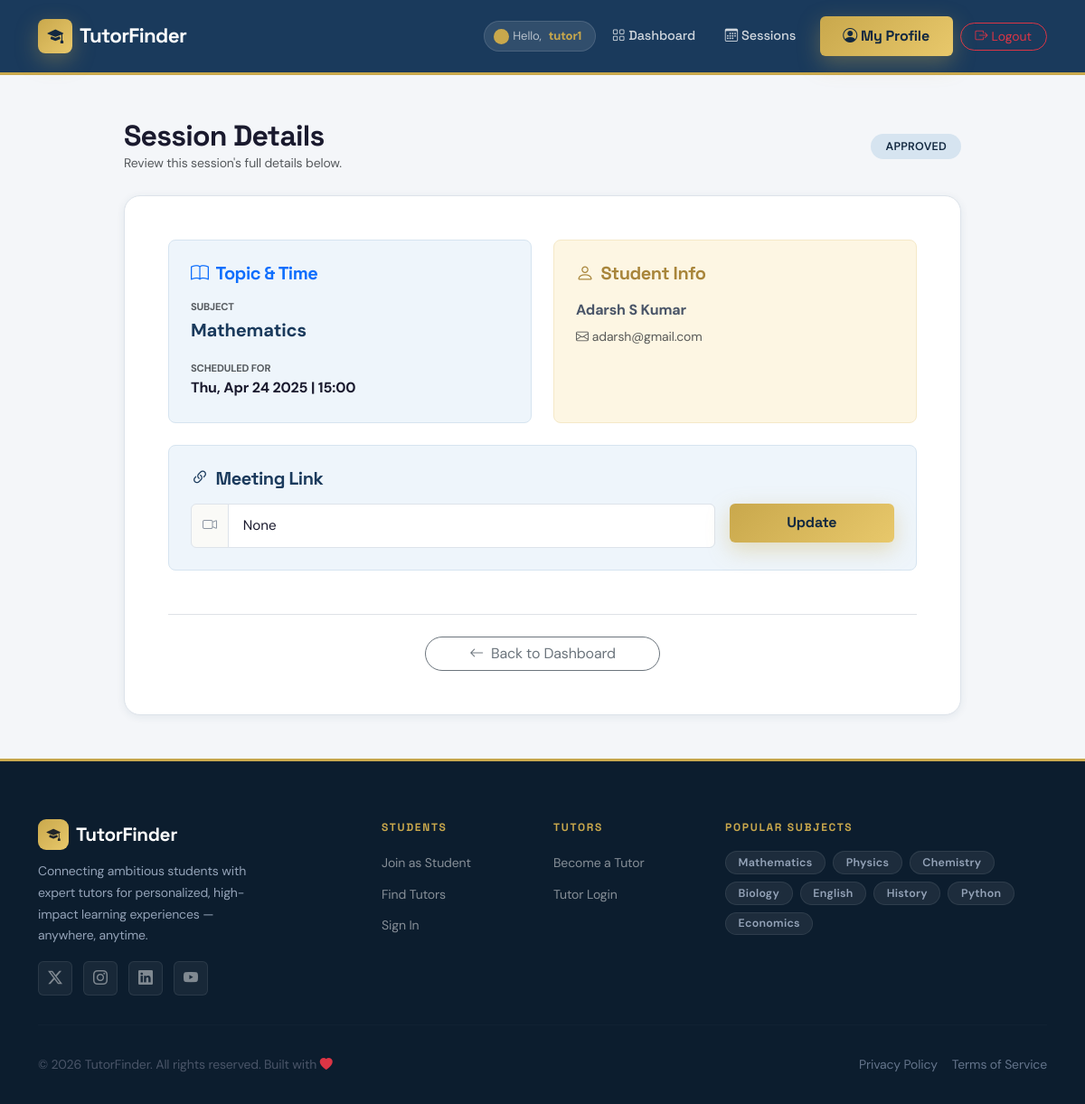
Before: /session/15/ (signed in) with the older database file.
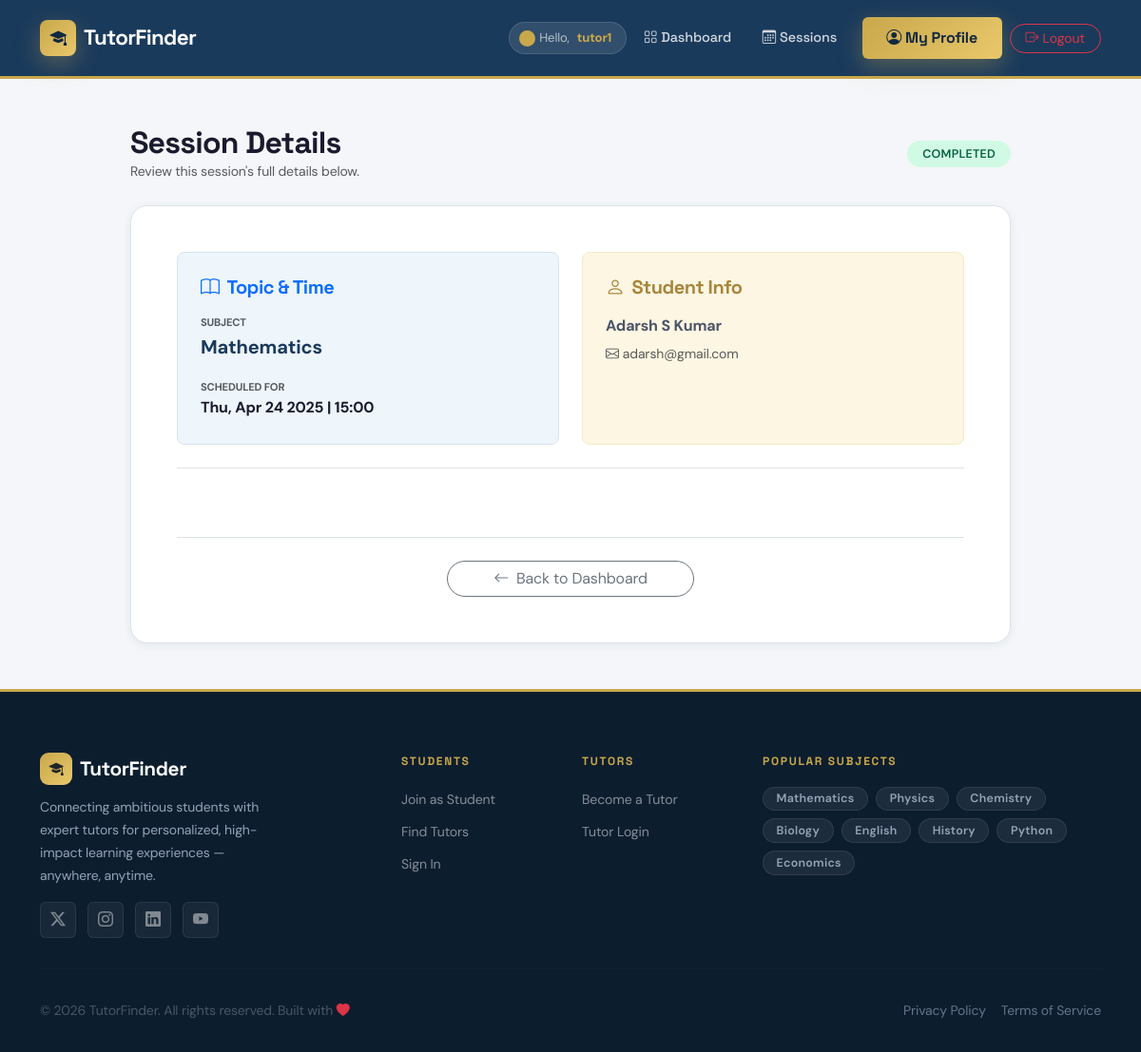
After: the same page with the newer database file.
### users/models.py (models this page shows, shortened)
class User(AbstractUser):
    ROLE_CHOICES = (
        ('student', 'Student'),
        ('tutor', 'Tutor'),
    )
    role = models.CharField(max_length=10, choices=ROLE_CHOICES)

class Session(models.Model):
    STATUS_CHOICES = [
        ("pending", "Pending"),
        ("approved", "Approved"),
        ("completed", "Completed"),
    ]
    student = models.ForeignKey(StudentProfile, on_delete=models.CASCADE)
    tutor = models.ForeignKey(TutorProfile, on_delete=models.CASCADE)
    subject = models.ForeignKey(Subject, on_delete=models.CASCADE)
    scheduled_time = models.DateTimeField()
    end_time = models.DateTimeField()
    status = models.CharField(max_length=20, choices=STATUS_CHOICES, default="pending")
    meeting_link = models.URLField(blank=True, null=True)

class Subject(models.Model):
    name = models.CharField(max_length=100, unique=True)

class StudentProfile(models.Model):
    user = models.OneToOneField(User, on_delete=models.CASCADE)
    connected_tutors = models.ManyToManyField("TutorProfile", related_name="connected_students", blank=True, default="")
    full_name = models.CharField(max_length=255, default="Unknown")
    phone_number = models.CharField(max_length=15, blank=True, null=True)
    profile_picture = models.ImageField(upload_to='profile_pics/students/', blank=True, null=True)
    subjects_interested = models.ManyToManyField(Subject, related_name="interested_students")
    age = models.IntegerField(default=0)
    location = models.CharField(max_length=255, blank=True, null=True)
    address = models.TextField(default='')
    bio = models.TextField(blank=True, null=True)
    date_of_birth = models.DateField(null=True, blank=True)
    latitude = models.FloatField(null=True, blank=True)
    longitude = models.FloatField(null=True, blank=True)

### users/views.py (the view)
# urls.py: path('session/<int:session_id>/', views.session_details, name='session_details'),
@login_required
def session_details(request, session_id):
    session = get_object_or_404(Session, id=session_id)
    if request.user not in [session.student.user, session.tutor.user]:
        messages.error(request, "You are not authorized to view this session.")
        return redirect("dashboard_redirect")
    is_tutor = request.user.is_authenticated and hasattr(request.user, 'tutorprofile') and request.user.tutorprofile == session.tutor
    if is_tutor and request.method == "POST":
        meeting_link = request.POST.get("meeting_link")
        session.meeting_link = meeting_link
        session.save()
        return redirect("session_details", session_id=session.id)
    return render(request, "users/session_details.html", {"session": session, "is_tutor": is_tutor})

### users/context_processors.py (called while the page is built)
def tutor_profile_processor(request):
    if request.user.is_authenticated and hasattr(request.user, 'tutorprofile'):
        return {'profile': request.user.tutorprofile}
    return {}

### templates/users/session_details.html (shortened to what this page needs)
{% extends "base.html" %}
{% block content %}
<div class="container py-5">
    <div class="row justify-content-center">
        <div class="col-lg-10">
            <div class="d-flex justify-content-between align-items-center mb-4">
                <div>
                    <h2 class="fw-bold mb-0">Session Details</h2>
                    <p class="text-muted small mb-0">Review this session's full details below.</p>
                </div>
                {% if session.status == 'completed' %}<span class="badge badge-custom badge-success-soft px-3 py-2">COMPLETED</span>{% elif session.status == 'approved' %}<span class="badge badge-custom badge-primary-soft px-3 py-2">APPROVED</span>{% else %}<span class="badge badge-custom badge-warning-soft px-3 py-2">PENDING</span>{% endif %}
            </div>
            <div class="custom-card p-4 p-md-5">
                <div class="row g-4 mb-4">
                    <div class="col-md-6">
                        <div class="p-4 rounded-3 h-100" style="background:var(--primary-xlight);border:1px solid var(--primary-light);">
                            <h5 class="fw-bold mb-3 text-primary"><i class="bi bi-book me-2"></i>Topic &amp; Time</h5>
                            <div class="mb-3">
                                <small class="text-muted d-block text-uppercase fw-bold" style="font-size:.7rem;">Subject</small>
                                <span class="fs-5 fw-bold" style="color:var(--primary);">{{ session.subject.name }}</span>
                            </div>
                            <div>
                                <small class="text-muted d-block text-uppercase fw-bold" style="font-size:.7rem;">Scheduled For</small>
                                <span class="fw-bold">{{ session.scheduled_time|date:"D, M d Y | H:i" }}</span>
                            </div>
                        </div>
                    </div>
                    <div class="col-md-6">
                        <div class="p-4 rounded-3 h-100" style="background:var(--accent-xlight);border:1px solid var(--accent-light);">
                            <h5 class="fw-bold mb-3" style="color:var(--accent-dark);">
                                <i class="bi bi-person me-2"></i>{% if is_tutor %}Student{% else %}Tutor{% endif %} Info
                            </h5>
                            <p class="fw-bold mb-1">{% if is_tutor %}{{ session.student.full_name }}{% else %}{{ session.tutor.full_name }}{% endif %}</p>
                            <p class="text-muted small mb-0"><i class="bi bi-envelope me-1"></i>{% if is_tutor %}{{ session.student.user.email }}{% else %}{{ session.tutor.user.email }}{% endif %}</p>
                        </div>
                    </div>
                </div>
                {% if session.status != "completed" %}
                <div class="mb-4">
                    {% if is_tutor %}
                    <div class="p-4 rounded-3 mb-3" style="background:var(--primary-xlight);border:1.5px solid var(--primary-light);">
                        <h5 class="fw-bold mb-3" style="color:var(--primary);"><i class="bi bi-link-45deg me-2"></i>Meeting Link</h5>
                        <form method="POST" class="row g-3">
                            <div class="col-md-9">
                                <div class="input-group">
                                    <span class="input-group-text"><i class="bi bi-camera-video"></i></span>
                                    <input type="url" name="meeting_link" value="{{ session.meeting_link }}" class="form-control" placeholder="Paste Zoom / Meet link" required>
                                </div>
                            </div>
                            <div class="col-md-3">
                                <button type="submit" class="btn btn-primary-custom w-100">Update</button>
                            </div>
                        </form>
                    </div>
                    {% endif %}
                </div>
                {% endif %}
                {% if session.status == "completed" %}
                <div class="border-top pt-4 mt-2">
                </div>
                {% endif %}
                <div class="mt-5 pt-4 border-top text-center">
                    <a href="{% if is_tutor %}{% url 'tutor_dashboard' %}{% else %}{% url 'student_dashboard' %}{% endif %}" class="btn btn-outline-secondary px-5 rounded-pill"><i class="bi bi-arrow-left me-2"></i>Back to Dashboard</a>
                </div>
            </div>
        </div>
    </div>
</div>
{% endblock %}

### templates/base.html (shortened to what this page needs)
{% load static %}
<!DOCTYPE html>
<html lang="en">
<head>
    <link href="https://cdn.jsdelivr.net/npm/bootstrap@5.3.0/dist/css/bootstrap.min.css" rel="stylesheet">
    <link rel="stylesheet" href="https://cdn.jsdelivr.net/npm/bootstrap-icons@1.11.3/font/bootstrap-icons.min.css">
    <link rel="stylesheet" href="https://unpkg.com/aos@2.3.4/dist/aos.css">
    <link rel="stylesheet" href="{% static 'css/style.css' %}">
</head>
<body>
    <nav class="navbar navbar-expand-lg sticky-top" id="mainNav">
        <div class="container">
            <a class="navbar-brand" href="{% url 'home' %}">
                <span class="brand-icon">
                    <i class="bi bi-mortarboard-fill"></i>
                </span>
                TutorFinder
            </a>
            <div class="collapse navbar-collapse" id="navbarNav">
                <ul class="navbar-nav ms-auto align-items-center gap-1">
                    {% if user.is_authenticated %}
                    <li class="nav-item">
                        <span class="nav-user-greeting d-flex align-items-center gap-2">
                            <span class="live-dot"></span>
                            Hello, <strong>{{ user.username }}</strong>
                        </span>
                    </li>
                    {% if request.user.role == 'tutor' %}
                    <li class="nav-item">
                        <a class="nav-link" href="{% url 'tutor_dashboard' %}">
                            <i class="bi bi-grid me-1"></i>Dashboard
                        </a>
                    </li>
                    <li class="nav-item">
                        <a class="nav-link" href="{% url 'tutor_sessions' %}">
                            <i class="bi bi-calendar3 me-1"></i>Sessions
                        </a>
                    </li>
                    <li class="nav-item ms-2">
                        <a class="btn btn-primary-custom" href="{% url 'tutor_profile' %}">
                            <i class="bi bi-person-circle me-1"></i>My Profile
                        </a>
                    </li>
                    {% endif %}
                    <li class="nav-item ms-1">
                        <form action="{% url 'logout' %}" method="post" class="d-inline">
                            <button type="submit" class="btn btn-sm btn-outline-danger rounded-pill px-3">
                                <i class="bi bi-box-arrow-right me-1"></i>Logout
                            </button>
                        </form>
                    </li>
                    {% endif %}
                </ul>
            </div>
        </div>
    </nav>
    <main class="main-content" id="main-content">
        {% block content %}{% endblock %}
    </main>
    <footer class="footer">
        <div class="container">
            <div class="row g-4">
                <div class="col-lg-4 col-md-6">
                    <div class="footer-brand">
                        <span
                            style="background:var(--grad-accent);width:34px;height:34px;border-radius:9px;display:inline-flex;align-items:center;justify-content:center;">
                            <i class="bi bi-mortarboard-fill text-dark" style="font-size:.95rem;"></i>
                        </span>
                        TutorFinder
                    </div>
                    <p class="small" style="color:#94a3b8;line-height:1.7;max-width:260px;">
                        Connecting ambitious students with expert tutors for personalized, high-impact learning
                        experiences — anywhere, anytime.
                    </p>
                    <div class="social-links mt-3">
                        <a href="#" class="social-link" title="Twitter"><i class="bi bi-twitter-x"></i></a>
                        <a href="#" class="social-link" title="Instagram"><i class="bi bi-instagram"></i></a>
                        <a href="#" class="social-link" title="LinkedIn"><i class="bi bi-linkedin"></i></a>
                        <a href="#" class="social-link" title="YouTube"><i class="bi bi-youtube"></i></a>
                    </div>
                </div>
                <div class="col-lg-2 col-md-6 col-6">
                    <p class="footer-heading">Students</p>
                    <ul class="footer-links">
                        <li><a href="{% url 'student_register' %}">Join as Student</a></li>
                        <li><a href="{% url 'search_tutors' %}">Find Tutors</a></li>
                        <li><a href="{% url 'login' %}">Sign In</a></li>
                    </ul>
                </div>
                <div class="col-lg-2 col-md-6 col-6">
                    <p class="footer-heading">Tutors</p>
                    <ul class="footer-links">
                        <li><a href="{% url 'tutor_register' %}">Become a Tutor</a></li>
                        <li><a href="{% url 'login' %}">Tutor Login</a></li>
                    </ul>
                </div>
                <div class="col-lg-4 col-md-6">
                    <p class="footer-heading">Popular Subjects</p>
                    <div class="d-flex flex-wrap gap-2">
                        <span class="badge badge-custom"
                            style="background:rgba(255,255,255,.07);color:#94a3b8;border:1px solid rgba(255,255,255,.08);">Mathematics</span>
                        <span class="badge badge-custom"
                            style="background:rgba(255,255,255,.07);color:#94a3b8;border:1px solid rgba(255,255,255,.08);">Physics</span>
                        <span class="badge badge-custom"
                            style="background:rgba(255,255,255,.07);color:#94a3b8;border:1px solid rgba(255,255,255,.08);">Chemistry</span>
                        <span class="badge badge-custom"
                            style="background:rgba(255,255,255,.07);color:#94a3b8;border:1px solid rgba(255,255,255,.08);">Biology</span>
                        <span class="badge badge-custom"
                            style="background:rgba(255,255,255,.07);color:#94a3b8;border:1px solid rgba(255,255,255,.08);">English</span>
                        <span class="badge badge-custom"
                            style="background:rgba(255,255,255,.07);color:#94a3b8;border:1px solid rgba(255,255,255,.08);">History</span>
                        <span class="badge badge-custom"
                            style="background:rgba(255,255,255,.07);color:#94a3b8;border:1px solid rgba(255,255,255,.08);">Python</span>
                        <span class="badge badge-custom"
                            style="background:rgba(255,255,255,.07);color:#94a3b8;border:1px solid rgba(255,255,255,.08);">Economics</span>
                    </div>
                </div>
            </div>
            <hr class="footer-divider">
            <div class="d-flex flex-column flex-md-row justify-content-between align-items-center gap-2 small"
                style="color:#64748b;">
                <p class="mb-0">&copy; 2026 TutorFinder. All rights reserved. Built with <i
                        class="bi bi-heart-fill text-danger"></i></p>
                <div class="d-flex gap-3">
                    <a href="#" style="color:#64748b;" class="transition-all" onmouseover="this.style.color='#10b981'"
                        onmouseout="this.style.color='#64748b'">Privacy Policy</a>
                    <a href="#" style="color:#64748b;" class="transition-all" onmouseover="this.style.color='#10b981'"
                        onmouseout="this.style.color='#64748b'">Terms of Service</a>
                </div>
            </div>
        </div>
    </footer>
</body>
</html>

Changed rows visible on the page:
changed Session "Mathematics": status "approved" → "completed" (drawn); meeting_link "None" → (not shown)
Other visible differences:
text no longer shown: "APPROVED Meeting Link Update"
text now shown: "COMPLETED"
